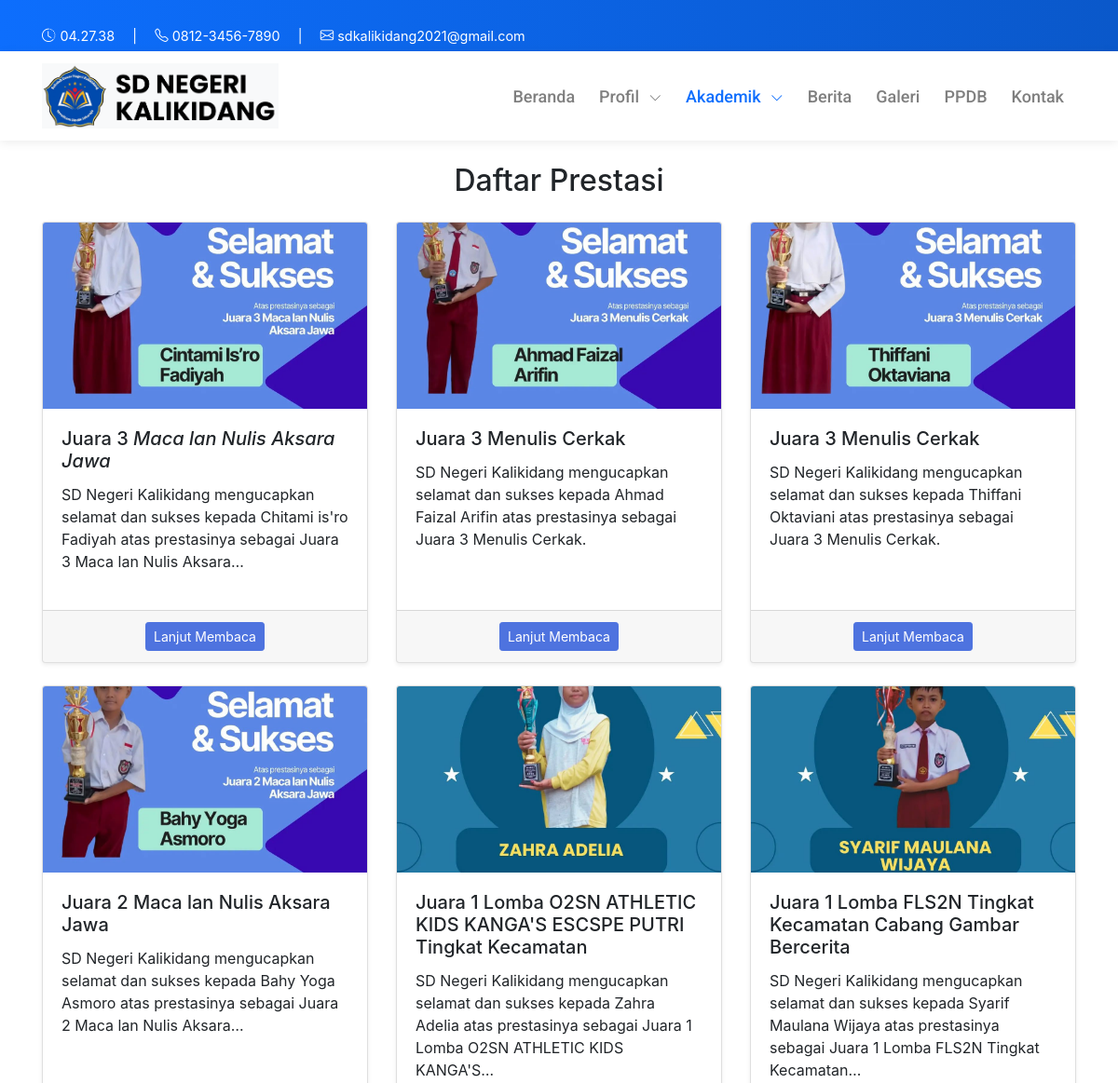
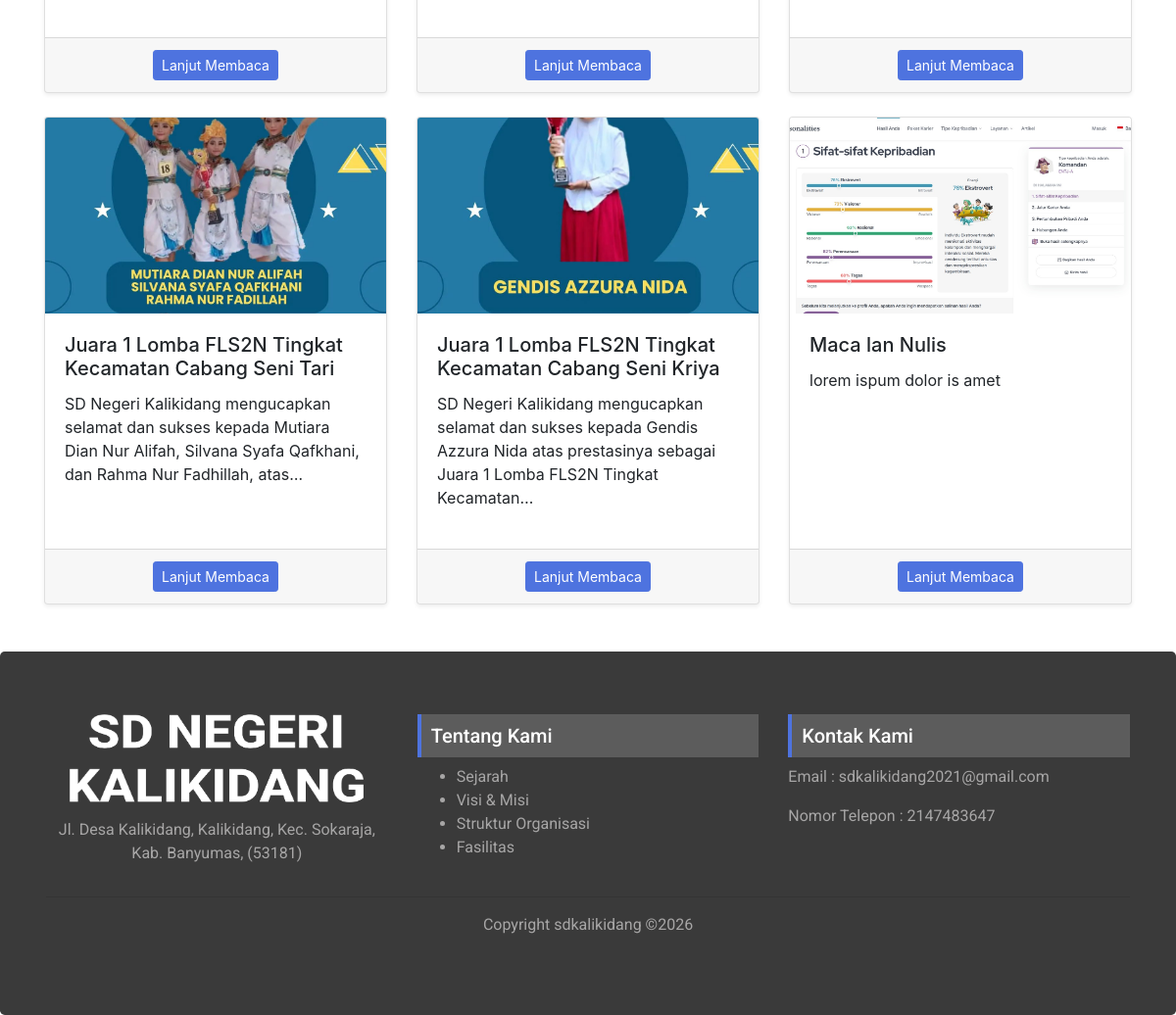
/index.php/akademik/prestasi, run on the app's committed database (2 pictures, top to bottom).
### tables this page shows
CREATE TABLE `prestasi` (
  `id` int(11) NOT NULL,
  `judul` varchar(200) DEFAULT NULL,
  `deskripsi` text DEFAULT NULL,
  `foto` varchar(255) DEFAULT NULL,
  `aktif` enum('Y','N') DEFAULT 'Y',
  `diupload` datetime DEFAULT NULL,
  `isi` text DEFAULT NULL,
  `created_at` timestamp NOT NULL DEFAULT current_timestamp()
);

### application/controllers/Akademik.php (called while the page is built, shortened)
<?php
class Akademik extends CI_Controller {
    public function __construct() {
        $this->load->model('Materi_model', 'materi');
        $this->load->model('EkstrakurikulerKategori_model', 'ekskul');
        $this->load->model('Prestasi_model', 'prestasi');
    }
    public function prestasi() {
        $data['title']    = 'Prestasi';
        $data['page']     = 'prestasi/v_index';
        $data['prestasi'] = $this->prestasi->get_all();
        $this->load->view('front/layouts/main', $data);
    }
}

### index.php (called while the page is built, shortened)
<?php
require_once BASEPATH.'core/CodeIgniter.php';

### application/models/Prestasi_model.php (called while the page is built, shortened)
<?php
class Prestasi_model extends CI_Model {
    private $table = 'prestasi';
    public function get_all()
    {
        return $this->db->get($this->table)->result();
    }
}

### application/views/front/pages/prestasi/v_index.php (the view)
<div class="container py-4">
    <h2 class="mb-4 text-center">Daftar Prestasi</h2>
    <?php if (!empty($prestasi)) : ?>
        <div class="row">
            <?php foreach ($prestasi as $p) : ?>
                <div class="col-md-4 mb-4">
                    <div class="card shadow-sm h-100">
                        <?php if (!empty($p->foto)) : ?>
                            <img
                                src="<?= base_url('uploads/prestasi/' . $p->foto); ?>"
                                class="card-img-top"
                                alt="<?= strip_tags($p->judul); ?>"
                                style="height: 200px; object-fit: cover;"
                            >
                        <?php endif; ?>
                        <div class="card-body">
                            <h5 class="card-title">
                                <?= strip_tags($p->judul, '<b><strong><i><em>'); ?>
                            </h5>
                            <p class="card-text">
                                <?= word_limiter(strip_tags($p->deskripsi), 20); ?>
                            </p>
                        </div>
                        <div class="card-footer text-center">
                            <a
                                href="<?= site_url('akademik/prestasi_detail/' . $p->id); ?>"
                                class="btn btn-info btn-sm"
                            >
                                Lanjut Membaca
                            </a>
                        </div>
                    </div>
                </div>
            <?php endforeach; ?>
        </div>
    <?php else : ?>
        <div class="alert alert-info text-center">
            Belum ada data prestasi yang ditambahkan.
        </div>
    <?php endif; ?>
</div>

### asset/css/style.css (style rules this page uses)
html, body { overflow-x: hidden !important; }
.card { margin: 0 auto; float: none; margin-bottom: 20px; }
.btn-info { color: #fff; background-color: #4e73df; border-color: #4e73df; }

### data on the page
prestasi: foto (picture), judul "Juara 3 Maca lan Nulis Aksara Jawa", deskripsi "SD Negeri Kalikidang mengucapkan selamat dan sukses kepada Chitami is'ro Fadiyah atas prestasinya sebagai Juara 3 Maca lan Nulis Aksara…"
prestasi: foto (picture), judul "Juara 3 Menulis Cerkak", deskripsi "SD Negeri Kalikidang mengucapkan selamat dan sukses kepada Ahmad Faizal Arifin atas prestasinya sebagai Juara 3 Menulis Cerkak."
prestasi: foto (picture), judul "Juara 3 Menulis Cerkak", deskripsi "SD Negeri Kalikidang mengucapkan selamat dan sukses kepada Thiffani Oktaviani atas prestasinya sebagai Juara 3 Menulis Cerkak."
prestasi: foto (picture), judul "Juara 2 Maca lan Nulis Aksara Jawa", deskripsi "SD Negeri Kalikidang mengucapkan selamat dan sukses kepada Bahy Yoga Asmoro atas prestasinya sebagai Juara 2 Maca lan Nulis Aksara…"
prestasi: foto (picture), judul "Juara 1 Lomba O2SN ATHLETIC KIDS KANGA'S ESCSPE PUTRI Tingkat Kecamatan", deskripsi "SD Negeri Kalikidang mengucapkan selamat dan sukses kepada Zahra Adelia atas prestasinya sebagai Juara 1 Lomba O2SN ATHLETIC KIDS KANGA'S…"
prestasi: foto (picture), judul "Juara 1 Lomba FLS2N Tingkat Kecamatan Cabang Gambar Bercerita", deskripsi "SD Negeri Kalikidang mengucapkan selamat dan sukses kepada Syarif Maulana Wijaya atas prestasinya sebagai Juara 1 Lomba FLS2N Tingkat Kecamatan…"
prestasi: foto (picture), judul "Juara 1 Lomba FLS2N Tingkat Kecamatan Cabang Seni Tari", deskripsi "SD Negeri Kalikidang mengucapkan selamat dan sukses kepada Mutiara Dian Nur Alifah, Silvana Syafa Qafkhani, dan Rahma Nur Fadhillah, atas…"
prestasi: foto (picture), judul "Juara 1 Lomba FLS2N Tingkat Kecamatan Cabang Seni Kriya", deskripsi "SD Negeri Kalikidang mengucapkan selamat dan sukses kepada Gendis Azzura Nida atas prestasinya sebagai Juara 1 Lomba FLS2N Tingkat Kecamatan…"
prestasi: foto (picture), judul "Maca lan Nulis", deskripsi "lorem ispum dolor is amet"
